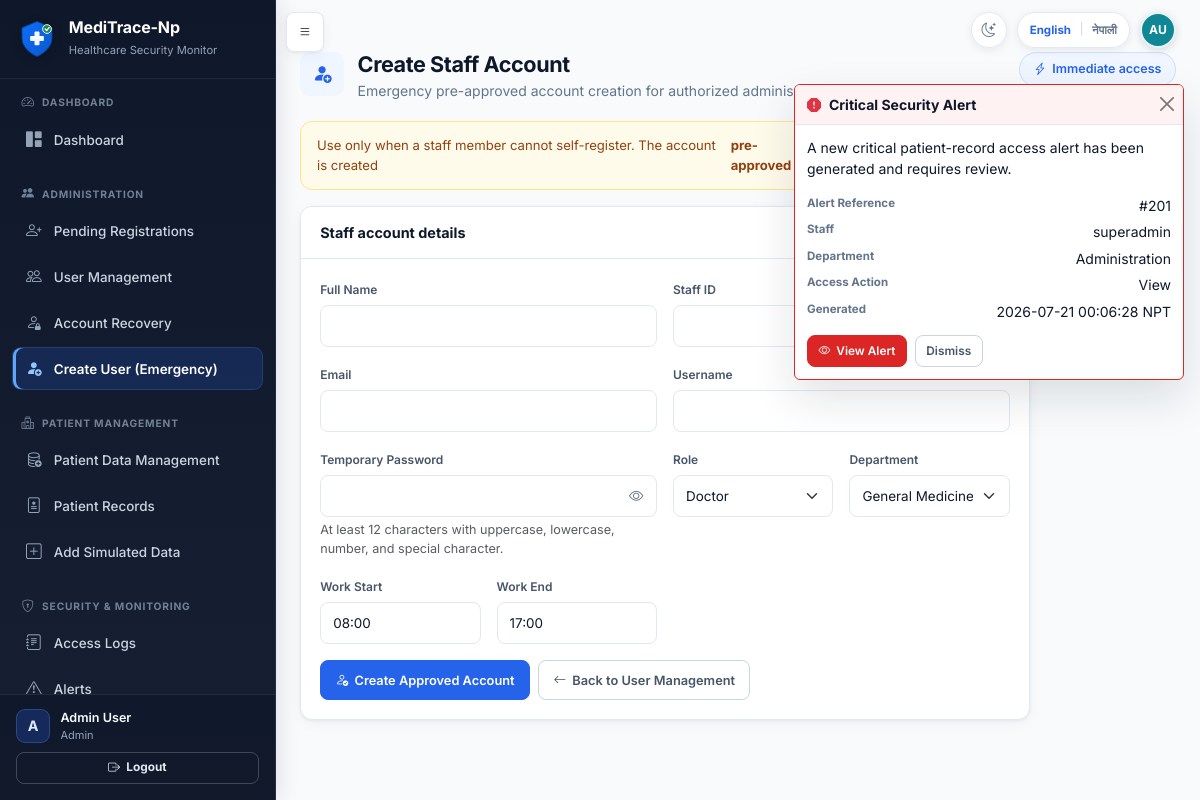
The app's page /admin/create-user (signed in) with its own data.
### tables this page shows
CREATE TABLE users (
            id INTEGER PRIMARY KEY AUTOINCREMENT,
            full_name TEXT NOT NULL,
            staff_id TEXT NOT NULL UNIQUE,
            email TEXT NOT NULL UNIQUE,
            username TEXT NOT NULL UNIQUE,
            password_hash TEXT NOT NULL,
            role TEXT NOT NULL,
            department TEXT NOT NULL,
            work_start TEXT NOT NULL,
            work_end TEXT NOT NULL,
            approval_status TEXT NOT NULL DEFAULT 'pending',
            is_active INTEGER NOT NULL DEFAULT 1,
            approved_by INTEGER,
            approved_at TEXT,
            rejection_reason TEXT,
            created_at TEXT NOT NULL,
            last_login TEXT, is_deleted INTEGER NOT NULL DEFAULT 0, failed_attempts INTEGER NOT NULL DEFAULT 0, locked_until TEXT, last_failed_login TEXT, must_change_password INTEGER NOT NULL DEFAULT 0, credential_version INTEGER NOT NULL DEFAULT 0, credentials_changed_at TEXT, credentials_changed_by INTEGER, preferred_language TEXT NOT NULL DEFAULT 'en',
            FOREIGN KEY (approved_by) REFERENCES users(id)
        );

CREATE TABLE messages (
            id INTEGER PRIMARY KEY AUTOINCREMENT,
            sender_id INTEGER NOT NULL,
            receiver_id INTEGER NOT NULL,
            title TEXT NOT NULL,
            body TEXT NOT NULL,
            is_read INTEGER NOT NULL DEFAULT 0,
            is_urgent INTEGER NOT NULL DEFAULT 0,
            created_at TEXT NOT NULL,
            read_at TEXT, notification_type TEXT, related_alert_id INTEGER,
            FOREIGN KEY (sender_id) REFERENCES users(id),
            FOREIGN KEY (receiver_id) REFERENCES users(id)
        );

CREATE TABLE alerts (
            id INTEGER PRIMARY KEY AUTOINCREMENT,
            event_id INTEGER NOT NULL,
            user_id INTEGER NOT NULL,
            username TEXT NOT NULL,
            role TEXT NOT NULL,
            department TEXT NOT NULL,
            record_id INTEGER,
            severity TEXT NOT NULL,
            reason TEXT NOT NULL,
            triggered_rules TEXT,
            ml_score INTEGER DEFAULT 0,
            status TEXT NOT NULL DEFAULT 'open',
            created_at TEXT NOT NULL,
            resolved_by INTEGER,
            resolved_at TEXT,
            notes TEXT, rule_score INTEGER, anomaly_score INTEGER, hybrid_score INTEGER, baseline_source TEXT, anomaly_method TEXT, model_version TEXT, model_confidence TEXT, minimum_risk_override TEXT, human_review_required INTEGER NOT NULL DEFAULT 1, explanation_json TEXT,
            FOREIGN KEY (event_id) REFERENCES access_events(id),
            FOREIGN KEY (user_id) REFERENCES users(id),
            FOREIGN KEY (resolved_by) REFERENCES users(id)
        );

CREATE TABLE access_events (
            id INTEGER PRIMARY KEY AUTOINCREMENT,
            user_id INTEGER NOT NULL,
            username TEXT NOT NULL,
            staff_id TEXT NOT NULL,
            role TEXT NOT NULL,
            department TEXT NOT NULL,
            record_id INTEGER,
            record_category TEXT,
            sensitivity_level TEXT,
            action_type TEXT NOT NULL,
            timestamp TEXT NOT NULL,
            ip_address TEXT,
            computer_name TEXT,
            is_after_hours INTEGER NOT NULL DEFAULT 0,
            is_sensitive INTEGER NOT NULL DEFAULT 0,
            department_match INTEGER NOT NULL DEFAULT 0,
            rule_result TEXT,
            ml_score INTEGER DEFAULT 0,
            final_risk_level TEXT NOT NULL DEFAULT 'Normal',
            alert_created INTEGER NOT NULL DEFAULT 0, rule_score INTEGER, anomaly_score INTEGER, hybrid_score INTEGER, baseline_source TEXT, anomaly_method TEXT, model_version TEXT, model_raw_score REAL, model_confidence TEXT, minimum_risk_override TEXT, human_review_required INTEGER NOT NULL DEFAULT 0, explanation_json TEXT, browser_info TEXT,
            FOREIGN KEY (user_id) REFERENCES users(id),
            FOREIGN KEY (record_id) REFERENCES patient_records(id)
        );

### app.py (the view, shortened to what this page needs)
@app.route('/admin/create-user', methods=['GET', 'POST'])
@login_required
@admin_panel_required
def admin_create_user():
    return render_template(
        'create_staff_user.html',
        roles=Config.STAFF_REGISTER_ROLES,
        departments=Config.DEPARTMENTS,
    )

### templates/create_staff_user.html (shortened to what this page needs)
{% extends "base.html" %}
{% from "macros.html" import page_header %}
{% block content %}
<div class="app-page">
{{ page_header('Create Staff Account', 'Emergency pre-approved account creation for authorized administrators', 'bi-person-fill-add', 'Immediate access', 'bi-lightning-charge') }}
<div class="alert alert-warning">
  Use only when a staff member cannot self-register. The account is created <strong>pre-approved</strong>, but its temporary password must be changed at the first login.
</div>
<div class="card col-xl-10">
  <div class="card-header">Staff account details</div>
  <div class="card-body">
    <form method="POST" class="row g-3">
      <div class="col-md-6"><label class="form-label">Full Name</label><input name="full_name" class="form-control" required></div>
      <div class="col-md-6"><label class="form-label">Staff ID</label><input name="staff_id" class="form-control" required></div>
      <div class="col-md-6"><label class="form-label">Email</label><input name="email" type="email" class="form-control" required></div>
      <div class="col-md-6"><label class="form-label">Username</label><input name="username" class="form-control" required></div>
      <div class="col-md-6">
        <label class="form-label">Temporary Password</label>
        <div class="password-input-group">
          <input name="password" type="password" class="form-control" id="emergency_pw" required minlength="12" maxlength="128" autocomplete="new-password">
          <button type="button" class="password-toggle-eye" data-toggle-password data-target="emergency_pw"><i class="bi bi-eye"></i></button>
        </div>
        <div class="form-text">At least 12 characters with uppercase, lowercase, number, and special character.</div>
      </div>
      <div class="col-md-3">
        <label class="form-label">Role</label>
        <select name="role" class="form-select" required>
          {% for r in roles %}<option value="{{ r }}">{{ tr_display(r) }}</option>{% endfor %}
        </select>
      </div>
      <div class="col-md-3">
        <label class="form-label">Department</label>
        <select name="department" class="form-select" required>
          {% for d in departments %}<option value="{{ d }}">{{ tr_display(d) }}</option>{% endfor %}
        </select>
      </div>
      <div class="col-md-3"><label class="form-label">Work Start</label><input name="work_start" class="form-control" value="08:00"></div>
      <div class="col-md-3"><label class="form-label">Work End</label><input name="work_end" class="form-control" value="17:00"></div>
      <div class="col-12">
        <div class="app-actions"><button type="submit" class="btn btn-primary"><i class="bi bi-person-check"></i>Create Approved Account</button>
        <a href="{{ url_for('user_management') }}" class="btn btn-outline-secondary"><i class="bi bi-arrow-left"></i>Back to User Management</a></div>
      </div>
    </form>
  </div>
</div>
</div>
{% endblock %}

### templates/base.html (shortened to what this page needs)
<!DOCTYPE html>
<html lang="{{ current_locale|default('en') }}" data-theme="light">
<head>
    <link href="https://cdn.jsdelivr.net/npm/bootstrap@5.3.2/dist/css/bootstrap.min.css" rel="stylesheet">
    <link href="https://cdn.jsdelivr.net/npm/bootstrap-icons@1.11.1/font/bootstrap-icons.css" rel="stylesheet">
    <link href="{{ url_for('static', filename='css/style.css') }}" rel="stylesheet">
    <link href="{{ url_for('static', filename='css/explainability.css') }}" rel="stylesheet">
    <link href="{{ url_for('static', filename='css/theme.css') }}" rel="stylesheet">
</head>
<body class="{% if current_user.is_authenticated %}has-sidebar{% endif %}">
    {% set language_return_path = request.full_path if request.query_string else request.path %}
    {% macro language_switch(extra_class='') %}
    <form method="POST" action="{{ url_for('change_language') }}" class="language-switch {{ extra_class }}" aria-label="{{ _('Switch language') }}">
        <button type="submit" name="language" value="en" class="language-option{% if current_locale == 'en' %} active{% endif %}" lang="en" aria-pressed="{{ 'true' if current_locale == 'en' else 'false' }}">English</button>
        <span class="language-divider" aria-hidden="true">|</span>
        <button type="submit" name="language" value="ne" class="language-option{% if current_locale == 'ne' %} active{% endif %}" lang="ne" aria-pressed="{{ 'true' if current_locale == 'ne' else 'false' }}">नेपाली</button>
    </form>
    {% endmacro %}
    {% macro theme_toggle(extra_class='') %}
    <button
        type="button"
        class="theme-toggle {{ extra_class }}"
        aria-label="{{ _('Switch to Dark Mode') }}"
        aria-pressed="false"
        title="{{ _('Switch to Dark Mode') }}"
        data-label-dark="{{ _('Switch to Dark Mode') }}"
        data-label-light="{{ _('Switch to Light Mode') }}"
    ><i class="bi bi-moon-stars" aria-hidden="true"></i></button>
    {% endmacro %}
    {% if current_user.is_authenticated %}
    {% from "macros.html" import user_initials %}
    {% set avatar_name = current_user.full_name|default('', true)|trim %}
    {% if not avatar_name %}{% set avatar_name = current_user.display_name|default('', true)|trim %}{% endif %}
    {% if not avatar_name %}{% set avatar_name = current_user.username|default('User', true)|trim %}{% endif %}
    <button type="button" class="btn btn-dark sidebar-toggle-btn" id="sidebarToggle" aria-label="{{ _('Toggle navigation') }}">
        <i class="bi bi-list"></i>
    </button>
    <div class="authenticated-header-actions" aria-label="{{ _('Current user') }}">
        {{ theme_toggle() }}
        {{ language_switch() }}
        <span
            class="header-user-avatar"
            role="img"
            aria-label="{{ _('Signed in as {name}', name=avatar_name) }}"
            title="{{ avatar_name }}"
        >{{ user_initials(current_user) }}</span>
    </div>
    <aside class="sidebar" id="sidebar">
        <div class="sidebar-brand">
            <img src="{{ url_for('static', filename='images/meditrace-logo.svg') }}" alt="{{ APP_NAME|default('MediTrace-Np') }}" class="brand-logo">
            <div>
                <h5 class="text-white mb-0 brand-title">{{ APP_NAME|default('MediTrace-Np') }}</h5>
                <small class="text-muted">Healthcare Security Monitor</small>
            </div>
        </div>
        <div class="sidebar-nav-scroll">
            {% import "sidebar_macros.html" as sidebar with context %}
            {% if current_user.is_admin_panel %}
                {{ sidebar.admin_sidebar() }}
            {% else %}
                {{ sidebar.staff_sidebar() }}
            {% endif %}
        </div>
        <div class="sidebar-footer">
            <div class="sidebar-user-summary">
                <span class="sidebar-user-avatar" aria-hidden="true">{{ current_user.full_name[:1]|upper }}</span>
                <div class="sidebar-user-copy">
                    <div class="small text-muted sidebar-user-name">{{ current_user.full_name }}</div>
                    <div class="small text-muted sidebar-user-role">{{ tr_display(current_user.role) }}</div>
                </div>
            </div>
            <a href="{{ url_for('logout') }}" class="btn btn-outline-light btn-sm mt-2 w-100 fw-bold">
                <i class="bi bi-box-arrow-right"></i> Logout
            </a>
        </div>
    </aside>
    <main class="main-content" id="mainContent">
    {% else %}
    <div class="public-header-actions">
        {{ theme_toggle('public-theme-toggle') }}
        {{ language_switch('public-language-switch') }}
    </div>
    <main class="auth-main container py-4">
    {% endif %}
            {% block content %}{% endblock %}
    {% if current_user.is_authenticated %}
    </main>
    {% else %}
    </main>
    {% endif %}
    {% if current_user.is_authenticated and current_user.is_admin_panel and critical_notifications %}
    {% set critical_notification = critical_notifications[0] %}
    <div class="toast-container position-fixed top-0 end-0 p-3 critical-alert-toast-container" aria-live="assertive" aria-atomic="true">
      <div
        class="toast critical-alert-toast"
        id="criticalAlertToast"
        role="alert"
        data-bs-autohide="false"
        data-seen-url="{{ url_for('acknowledge_critical_notification', notification_id=critical_notification.notification_id) }}"
        data-csrf-token="{{ csrf_token() }}"
        aria-labelledby="criticalAlertToastTitle"
        aria-describedby="criticalAlertToastDescription"
      >
        <div class="toast-header critical-alert-toast-header">
          <i class="bi bi-exclamation-octagon-fill text-danger me-2" aria-hidden="true"></i>
          <strong class="me-auto" id="criticalAlertToastTitle">Critical Security Alert</strong>
          <form method="POST" action="{{ url_for('acknowledge_critical_notification', notification_id=critical_notification.notification_id) }}">
            <button type="submit" class="btn-close" aria-label="{{ _('Dismiss') }}"></button>
          </form>
        </div>
        <div class="toast-body" id="criticalAlertToastDescription">
          <p>A new critical patient-record access alert has been generated and requires review.</p>
          <dl class="critical-alert-toast-details">
            <div><dt>Alert Reference</dt><dd>#{{ critical_notification.alert_id }}</dd></div>
            <div><dt>Staff</dt><dd data-no-translate>{{ critical_notification.username }}</dd></div>
            <div><dt>Department</dt><dd>{{ tr_display(critical_notification.department) }}</dd></div>
            {% if critical_notification.action_type %}<div><dt>Access Action</dt><dd>{{ tr_display(critical_notification.action_type) }}</dd></div>{% endif %}
            <div><dt>Generated</dt><dd>{{ critical_notification.created_at|nepal_datetime }}</dd></div>
          </dl>
          <div class="critical-alert-toast-actions">
            <form method="POST" action="{{ url_for('acknowledge_critical_notification', notification_id=critical_notification.notification_id) }}">
              <button type="submit" class="btn btn-danger btn-sm"><i class="bi bi-eye" aria-hidden="true"></i> View Alert</button>
            </form>
            <form method="POST" action="{{ url_for('acknowledge_critical_notification', notification_id=critical_notification.notification_id) }}">
              <button type="submit" class="btn btn-outline-secondary btn-sm">Dismiss</button>
            </form>
          </div>
        </div>
      </div>
    </div>
    {% endif %}
</body>
</html>

### records on screen
users: full_name "A", full_name "Admin User", role "Admin"
messages: alert_id "201"
alerts: username "superadmin", department "Administration", created_at|nepal_datetime "2026-07-21 00:06:28 NPT"
access_events: action_type "View"

### other values on screen
{{ (name_parts[0][0] ~ name_parts[-1][0])|upper }} "AU"
{{ APP_NAME|default('MediTrace-Np') }} "MediTrace-Np"
form field role "Doctor"
form field department "General Medicine"
